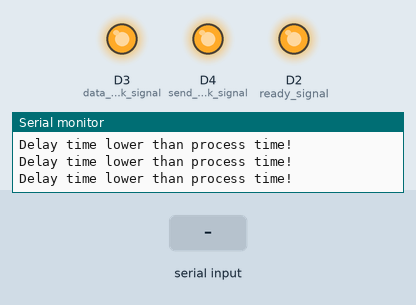
Bench run of a sketch on a simulated ESP8266 (NodeMCU). Shown: output pins drawn as LEDs (lit = HIGH), the last lines printed to the serial monitor. The test bench sets the inputs (shaded band). WiFi joins after 1.5 s; servers stay silent unless stated; the Firebase database answers and starts empty; pins used as bus, display or sensor lines are not drawn.

Above: at 4.2 s.
4.3 s: "NULL,1\n" received over Serial
At 5.1 s:
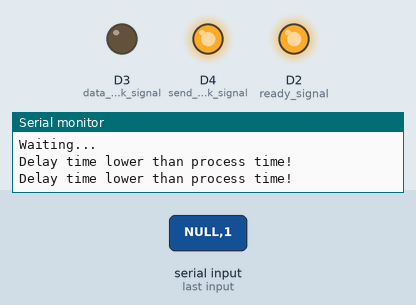
6.2 s: "yes,1\n" received over Serial
At 6.71 s:
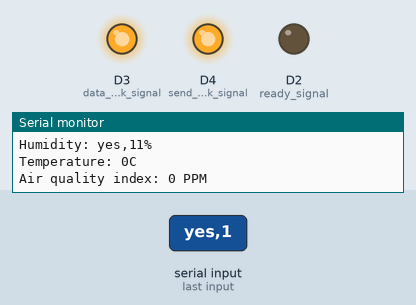
7.9 s: "yes,150\n" received over Serial
At 9.0 s:
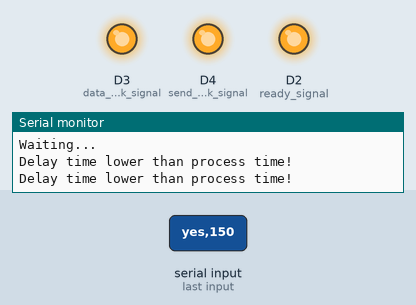
Timing chart, 0 to 10.9 s (numbered marks = the images above; inputs shaded):
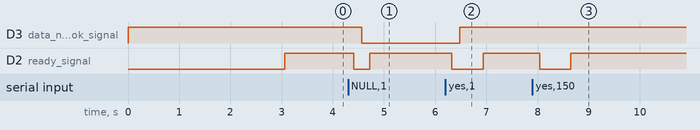

Measured:
- after the input at 4.3 s, D3 (data_not_ok_signal): HIGH → LOW after 0.27 s; D2 (ready_signal): HIGH → LOW after 0.11 s, → HIGH 0.31 s later
- after the input at 6.2 s, D3 (data_not_ok_signal): LOW → HIGH after 0.28 s; D2 (ready_signal): HIGH → LOW after 0.13 s, → HIGH 0.61 s later
- after the input at 7.9 s, D2 (ready_signal): HIGH → LOW after 0.14 s, → HIGH 0.61 s later

The sketch:

FinalProject.ino
```cpp
#include <ESP8266WiFi.h>
#include <ESP8266Firebase.h>
#include "string.h"
#include "ThingSpeak.h"
#define PROJECT_ID "room-d43f6-default-rtdb"

WiFiClient client;

Firebase firebase(PROJECT_ID);

char Frame[28]; // for incoming serial data
char* lux = "0";
char* hum = "0";
char* tem = "0";
char* aqi = "0";
int i = 0;

int error = 0;
unsigned long success_cnt = 0;
unsigned long fail_cnt = 0;
unsigned long null_cnt = 0;

unsigned long start_time = 0;
unsigned long stop_time = 0;

unsigned long delay_time = 30000;

unsigned long baud = 115200;

char* WIFI_SSID = "Huy Hoang";
char* WIFI_PASSWORD = "thanhhoang7222";

char* apiKey = "19INDU82WWFZL0ZH";
unsigned long thingspeak_ID = 1628530;

String restart_esp = "no";

void setup() {
  pinMode(D1, OUTPUT); //interrupt stm32 sleep mode
  pinMode(D2, OUTPUT); //ready signal
  pinMode(D3, OUTPUT); //data not ok signal
  pinMode(D4, OUTPUT); //send data not ok signal
  digitalWrite(D1, LOW);
  digitalWrite(D2, LOW);
  digitalWrite(D3, HIGH);
  digitalWrite(D4, HIGH);
  ThingSpeak.begin(client);
  Serial.begin(baud);
  WiFi.begin(WIFI_SSID, WIFI_PASSWORD);
  Serial.print("connecting");
  while (WiFi.status() != WL_CONNECTED) {
    Serial.print(".");
    delay(500);
  }
  delay(500);
  delay_time = firebase.getInt("Monitor time");
  baud = firebase.getInt("Serial Baud Rate");

  String ssid = firebase.getString("Wifi SSID");
  ssid.toCharArray(WIFI_SSID, ssid.length()+1);
  String password = firebase.getString("Wifi PW");
  password.toCharArray(WIFI_PASSWORD, password.length()+1);

  String api = firebase.getString("Thingspeak API");
  api.toCharArray(apiKey, api.length()+1);
  thingspeak_ID = firebase.getInt("Thingspeak ID");
  thingspeak_ID = (unsigned long) thingspeak_ID;

  restart_esp = firebase.getString("Reset");

  Serial.println();
  Serial.print("Wifi SSID: ");
  Serial.println(WIFI_SSID);
  Serial.print("Wifi password: ");
  Serial.println(WIFI_PASSWORD);
  Serial.print("Thingspeak API key: ");
  Serial.println(apiKey);
  Serial.print("Thingspeak ID: ");
  Serial.println(thingspeak_ID);
  Serial.print("Delay time: ");
  Serial.println(delay_time);
  Serial.print("Serial baud rate: ");
  Serial.println(baud);
  Serial.println();

  if(restart_esp == "yes"){
    Serial.begin(baud);
    WiFi.begin(WIFI_SSID, WIFI_PASSWORD);
    Serial.print("connecting");
    while (WiFi.status() != WL_CONNECTED) {
      Serial.print(".");
      delay(500);
    }
    firebase.setString("Reset", "no");
  }

  Serial.print("connected: ");
  Serial.println(WiFi.localIP());
}

void loop() {
  start_time = millis();
  digitalWrite(D1, HIGH);
  digitalWrite(D2, HIGH);
  digitalWrite(D1, LOW);
  delay(100);
  if (Serial.available() > 0) {
    //Read the data frame
    Serial.readBytesUntil('\n', Frame, 28);
    digitalWrite(D1, LOW);
    digitalWrite(D2, LOW);
    delay_time = firebase.getInt("Monitor time");
    Serial.print("Data frame: ");
    Serial.println(Frame);

    //Split the frame into sub-data
    char* data = strtok(Frame, "&");
    while (data != NULL){
      if (i == 0){
        i = i + 1;
        lux = data;
      }
      else if (i == 1){
        i = i + 1;
        hum = data;
      }
      else if (i == 2){
        i = i + 1;
        tem = data;
      }
      else if (i == 3){
        i = 0;
        aqi = data;
      }
      data = strtok (NULL, "&");
    }
    Serial.print("Light intensity: ");
    Serial.print(lux);
    Serial.println(" lux");
    Serial.print("Humidity: ");
    Serial.print(hum);
    Serial.println("%");
    Serial.print("Temperature: ");
    Serial.print(tem);
    Serial.println("C");
    Serial.print("Air quality index: ");
    Serial.print(aqi);
    Serial.println(" PPM");

    //Convert the sub-data to float points
    float Lux = atof(lux);
    float Hum = atof(hum);
    float Tem = atof(tem);
    float Aqi = atof(aqi);

    //Check if any error in data
    if(String(lux).indexOf("NULL") != -1 || String(hum).indexOf("NULL") != -1 || String(tem).indexOf("NULL") != -1 || String(aqi).indexOf("NULL") != -1){
      null_cnt += 1;
      Serial.println("Error data");
      digitalWrite(D3, LOW);
    }
    else if(lux == 0 && hum == 0 && tem == 0 && aqi == 0){
      null_cnt += 1;
      Serial.println("Error data");
      digitalWrite(D3, LOW);
    }
    //If there are no error, send the data to thingspeak
    else{
      digitalWrite(D3, HIGH);
      ThingSpeak.setField(1, Lux);
      ThingSpeak.setField(2, Hum);
      ThingSpeak.setField(3, Tem);
      ThingSpeak.setField(4, Aqi);
      int x = ThingSpeak.writeFields(thingspeak_ID, apiKey);
      if(x == 200){
        success_cnt += 1;
        error = 0;
        Serial.println("Update success.");
        digitalWrite(D4, HIGH);
      }
      else{
        error += 1;
        fail_cnt += 1;
        Serial.println("HTTP error code " + String(x));
        while(error != 0){
          int x = ThingSpeak.writeFields(thingspeak_ID, apiKey);
          if(x == 200){
            success_cnt += 1;
            error = 0;
            Serial.println("Re-update success.");
            digitalWrite(D4, HIGH);
          }
          else{
            error += 1;
            fail_cnt += 1;
            if(error == 3){
              error = 0;
              Serial.println("Update fail 3 times");
              digitalWrite(D4, LOW);
            }
          }
        }
      }
    }
    Serial.print("Send success counter: ");
    Serial.println(success_cnt);
    Serial.print("Send fail counter: ");
    Serial.println(fail_cnt);
    Serial.print("NULL data counter: ");
    Serial.println(null_cnt);
    Serial.print("Delay time: ");
    Serial.print(delay_time);
    Serial.println("ms");
    Serial.println("Waiting...");
    Serial.println();
  }
  restart_esp = firebase.getString("Reset");
  stop_time = millis();
  if(restart_esp != "yes"){
      if(delay_time > (stop_time - start_time)){
        delay(delay_time - (stop_time - start_time));
      }
      else{
        Serial.println("Delay time lower than process time!");
        Serial.println();
      }
  }
  else{
      Serial.println("Restart ESP8266!");
      ESP.reset();
  }
}
```
